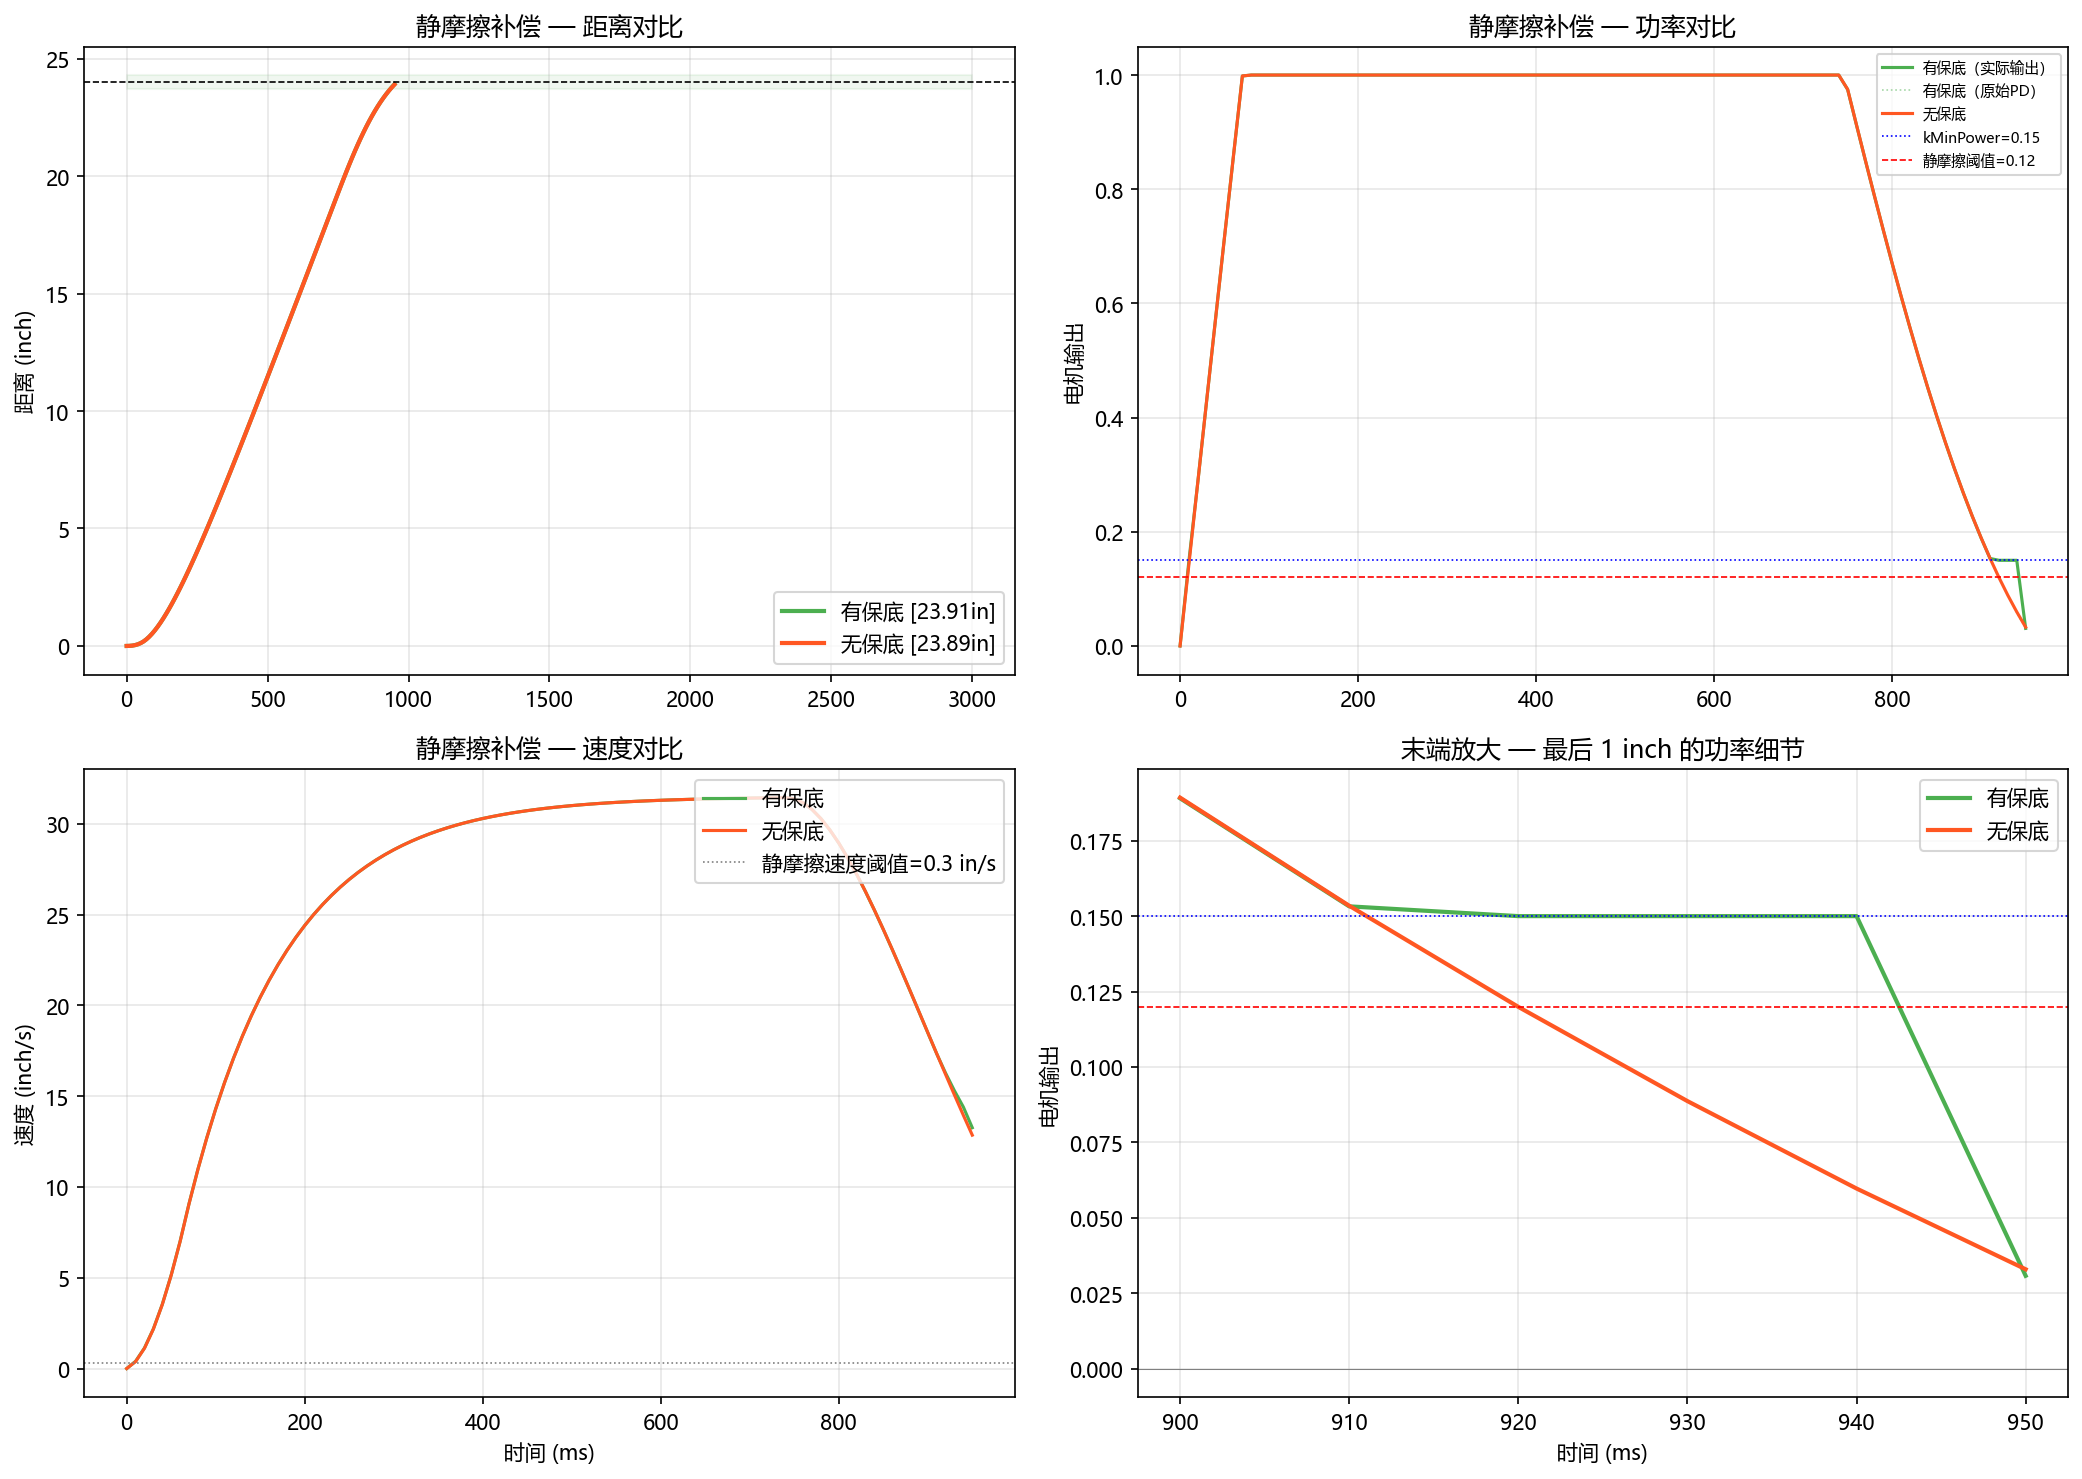

The Python source for this figure:
"""
GoForWard PD 仿真 — 纯 PD（kI=0）+ 静摩擦模型 + 最小功率保底
"""

import numpy as np
import matplotlib.pyplot as plt
import matplotlib
matplotlib.rcParams['font.family'] = 'Microsoft YaHei'
matplotlib.rcParams['axes.unicode_minus'] = False

# ============================================================
# 全局参数
# ============================================================
Power       = 1.0       # 最大功率 [0, 1.0]
Target      = 24.0      # 目标距离（英寸）
FullTime    = 3000      # 超时时间（毫秒）
kRampTimeMs = 200       # 软启动斜坡时长（毫秒）
kRampStart  = 0.6       # 斜坡起始功率比例
kMinPower   = 0.15      # 最小功率保底（与 C++ 一致，需 > 静摩擦阈值）

max_velocity   = 40.0   # 满功率最大速度 (inch/s)
mass_inertia   = 0.15   # 惯性系数
dt             = 0.010  # 仿真步长 10ms

# 摩擦参数
viscous_friction  = 1.8    # 粘性摩擦（与速度成正比）
static_friction   = 0.12   # 静摩擦阈值（功率低于此值=推不动）
stiction_velocity = 0.3    # 低于此速度(inch/s)视为"静止"，静摩擦生效

# ============================================================
# PD 参数组（kI 全部为 0）
# ============================================================
PD_GROUPS = [
    ("kP=0.20 kD=0.10",  0.20, 0.0, 0.10),
]

# ============================================================
# 仿真核心（含静摩擦 + 最小功率保底）
# ============================================================
def simulate(kP, kI, kD, friction_coef, enable_anti_stiction=True):
    steps     = int(FullTime / (dt * 1000))
    curDist   = 0.0
    velocity  = 0.0
    err       = 0.0
    lastErr   = 0.0
    accErr    = 0.0
    absTarget = abs(Target)

    time_arr = np.zeros(steps)
    dist_arr = np.zeros(steps)
    out_arr  = np.zeros(steps)
    err_arr  = np.zeros(steps)
    vel_arr  = np.zeros(steps)
    raw_out_arr = np.zeros(steps)  # 保底前的原始 PID 输出

    for i in range(steps):
        t_ms = i * dt * 1000

        err = Target - curDist

        if abs(err) < absTarget * 0.1:
            accErr += err

        # PD 输出
        out = kP * err + kI * accErr + kD * (err - lastErr)

        # 软启动斜坡
        if t_ms < kRampTimeMs:
            out *= (t_ms / kRampTimeMs) * kRampStart

        # 功率限幅
        if abs(out) > Power:
            out = Power if Target > 0 else -Power

        # 记录原始输出
        raw_out = out

        # 静摩擦补偿：最小功率保底
        if enable_anti_stiction:
            if abs(out) > 0.001 and abs(out) < kMinPower and abs(err) > 0.3:
                out = kMinPower if out > 0 else -kMinPower

        # 底盘动力学（含静摩擦）
        target_vel = out * max_velocity

        # 静摩擦：速度极低 且 驱动力不足以克服静摩擦 → 不动
        if abs(velocity) < stiction_velocity and abs(out) < static_friction:
            acceleration = 0.0
            if abs(out) < 0.001:
                velocity = 0.0  # 彻底静止
        else:
            acceleration = (target_vel - velocity) / mass_inertia - friction_coef * velocity

        velocity += acceleration * dt
        curDist += velocity * dt

        time_arr[i] = t_ms
        dist_arr[i] = curDist
        out_arr[i]  = out
        err_arr[i]  = err
        vel_arr[i]  = velocity
        raw_out_arr[i] = raw_out

        if abs(err) < 0.3:
            time_arr  = time_arr[:i+1]
            dist_arr  = dist_arr[:i+1]
            out_arr   = out_arr[:i+1]
            err_arr   = err_arr[:i+1]
            vel_arr   = vel_arr[:i+1]
            raw_out_arr = raw_out_arr[:i+1]
            break

        lastErr = err

    return time_arr, dist_arr, out_arr, err_arr, vel_arr, raw_out_arr


# ============================================================
# 对比：有/无 静摩擦补偿
# ============================================================
kP_test, kI_test, kD_test = PD_GROUPS[0][1], PD_GROUPS[0][2], PD_GROUPS[0][3]

print("=" * 80)
print("静摩擦补偿对比（kP=0.55, kD=0.20, kI=0）")
print("=" * 80)

t_on,  d_on,  o_on,  e_on,  v_on,  r_on  = simulate(kP_test, kI_test, kD_test, viscous_friction, True)
t_off, d_off, o_off, e_off, v_off, r_off = simulate(kP_test, kI_test, kD_test, viscous_friction, False)

for label, t, d, e, v in [("有保底", t_on, d_on, e_on, v_on),
                            ("无保底", t_off, d_off, e_off, v_off)]:
    avg_spd = d[-1] / (t[-1] / 1000.0) if t[-1] > 0 else 0
    print(f"  {label}:  到达={d[-1]:.2f}in  误差={e[-1]:.3f}in  "
          f"耗时={t[-1]:.0f}ms  均速={avg_spd:.1f}in/s")


# ============================================================
# 不同摩擦场景（有保底）
# ============================================================
print(f"\n{'='*80}")
print("不同摩擦场景下的表现（有保底）")
print(f"{'='*80}")

for label, vf_mult in [("光滑地砖", 0.6), ("标称", 1.0), ("泡沫垫", 1.5), ("地毯", 2.2)]:
    fc = viscous_friction * vf_mult
    t, d, o, e, v, r = simulate(kP_test, kI_test, kD_test, fc, True)
    avg_spd = d[-1] / (t[-1] / 1000.0) if t[-1] > 0 else 0
    reached = "✓ 完成" if t[-1] < FullTime - 10 else "✗ 超时"
    print(f"  {label} (x{vf_mult:.1f}):  到达={d[-1]:.2f}in  偏差={d[-1]-Target:+.2f}in  "
          f"耗时={t[-1]:.0f}ms  均速={avg_spd:.1f}in/s  {reached}")


# ============================================================
# 绘图
# ============================================================
fig, axes = plt.subplots(2, 2, figsize=(14, 10))

# --- 图 A: 有/无保底 — 距离对比 ---
ax1 = axes[0, 0]
ax1.plot(t_on,  d_on,  '#4CAF50', linewidth=2, label=f'有保底 [{d_on[-1]:.2f}in]')
ax1.plot(t_off, d_off, '#FF5722', linewidth=2, label=f'无保底 [{d_off[-1]:.2f}in]')
ax1.axhline(y=Target, color='black', linestyle='--', linewidth=0.8)
ax1.fill_between([0, FullTime], Target-0.3, Target+0.3, alpha=0.06, color='green')
ax1.set_ylabel('距离 (inch)')
ax1.set_title('静摩擦补偿 — 距离对比')
ax1.legend(loc='lower right')
ax1.grid(True, alpha=0.3)

# --- 图 B: 有/无保底 — 功率对比 ---
ax2 = axes[0, 1]
ax2.plot(t_on,  o_on,  '#4CAF50', linewidth=1.5, label='有保底（实际输出）')
ax2.plot(t_on,  r_on,  '#4CAF50', linewidth=0.8, linestyle=':', alpha=0.5, label='有保底（原始PD）')
ax2.plot(t_off, o_off, '#FF5722', linewidth=1.5, label='无保底')
ax2.axhline(y=kMinPower, color='blue', linestyle=':', linewidth=0.8,
            label=f'kMinPower={kMinPower}')
ax2.axhline(y=static_friction, color='red', linestyle='--', linewidth=0.8,
            label=f'静摩擦阈值={static_friction}')
ax2.set_ylabel('电机输出')
ax2.set_title('静摩擦补偿 — 功率对比')
ax2.legend(fontsize=7, loc='upper right')
ax2.grid(True, alpha=0.3)

# --- 图 C: 有/无保底 — 速度对比 ---
ax3 = axes[1, 0]
ax3.plot(t_on,  v_on,  '#4CAF50', linewidth=1.5, label='有保底')
ax3.plot(t_off, v_off, '#FF5722', linewidth=1.5, label='无保底')
ax3.axhline(y=stiction_velocity, color='gray', linestyle=':', linewidth=0.8,
            label=f'静摩擦速度阈值={stiction_velocity} in/s')
ax3.set_ylabel('速度 (inch/s)')
ax3.set_xlabel('时间 (ms)')
ax3.set_title('静摩擦补偿 — 速度对比')
ax3.legend(loc='upper right')
ax3.grid(True, alpha=0.3)

# --- 图 D: 末端放大 — 最后 0.5 英寸的功率细节 ---
ax4 = axes[1, 1]
# 找到距离 > Target-1.0 的区域
mask_on  = d_on  > Target - 1.0
mask_off = d_off > Target - 1.0
if any(mask_on):
    ax4.plot(t_on[mask_on],  o_on[mask_on],  '#4CAF50', linewidth=2, label='有保底')
if any(mask_off):
    ax4.plot(t_off[mask_off], o_off[mask_off], '#FF5722', linewidth=2, label='无保底')
ax4.axhline(y=kMinPower,      color='blue', linestyle=':', linewidth=0.8)
ax4.axhline(y=static_friction, color='red', linestyle='--', linewidth=0.8)
ax4.axhline(y=0, color='gray', linewidth=0.5)
ax4.set_ylabel('电机输出')
ax4.set_xlabel('时间 (ms)')
ax4.set_title('末端放大 — 最后 1 inch 的功率细节')
ax4.legend(loc='upper right')
ax4.grid(True, alpha=0.3)

plt.tight_layout()
out_path = r'c:\Users\zzx100\Desktop\7258OverRide\AL-1S\sim_goforward.png'
plt.savefig(out_path, dpi=150, bbox_inches='tight')
print(f"\n图片已保存: {out_path}")
